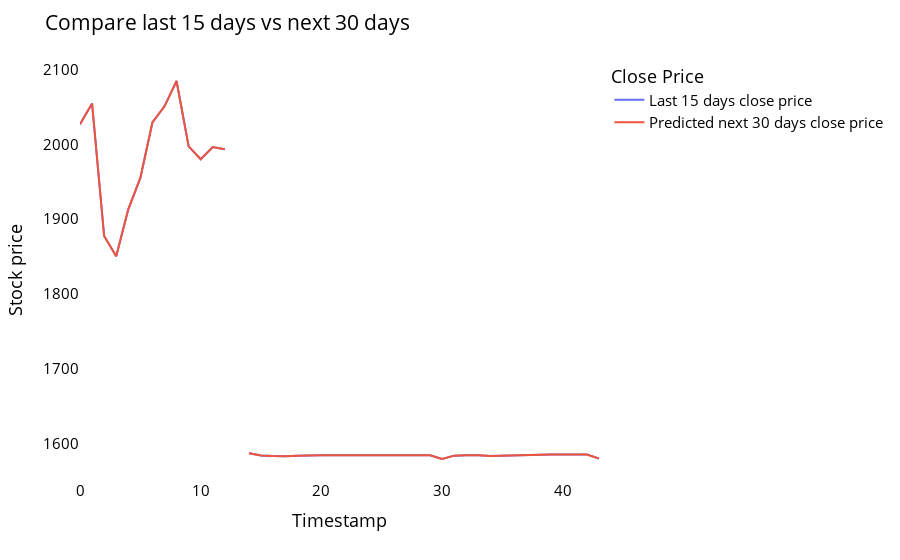

Here is the notebook cell this chart was saved with:
### Code cell
temp_mat = np.empty((len(last_days)+pred_days+1,1))
temp_mat[:] = np.nan
temp_mat = temp_mat.reshape(1,-1).tolist()[0]

last_original_days_value = temp_mat
next_predicted_days_value = temp_mat

last_original_days_value[0:time_step+1] = scaler.inverse_transform(closedf[len(closedf)-time_step:]).reshape(1,-1).tolist()[0]
next_predicted_days_value[time_step+1:] = scaler.inverse_transform(np.array(lst_output).reshape(-1,1)).reshape(1,-1).tolist()[0]

names = cycle(['Last 15 days close price','Predicted next 30 days close price'])

new_pred_plot = pd.DataFrame({
    'last_original_days_value':last_original_days_value,
    'next_predicted_days_value':next_predicted_days_value
})

fig = px.line(new_pred_plot,x=new_pred_plot.index, y=[new_pred_plot['last_original_days_value'],
                                                      new_pred_plot['next_predicted_days_value']],
              labels={'value': 'Stock price','index': 'Timestamp'})
fig.update_layout(title_text='Compare last 15 days vs next 30 days',
                  plot_bgcolor='white', font_size=15, font_color='black',legend_title_text='Close Price')
fig.for_each_trace(lambda t:  t.update(name = next(names)))

fig.update_xaxes(showgrid=False)
fig.update_yaxes(showgrid=False)
fig.show()

### Figure 1 — Plotly figure (JSON) as saved in the notebook; plotly's stock layout.template omitted (floating-point values rounded to 4 significant figures)
{"data": [{"hovertemplate": "variable=last_original_days_value<br>Timestamp=%{x}<br>Stock price=%{y}<extra></extra>", "legendgroup": "last_original_days_value", "line": {"color": "#636efa", "dash": "solid"}, "marker": {"symbol": "circle"}, "mode": "lines", "name": "Last 15 days close price", "orientation": "v", "showlegend": true, "type": "scatter", "x": [0, 1, 2, 3, 4, 5, 6, 7, 8, 9, 10, 11, 12, 13, 14, 15, 16, 17, 18, 19, 20, 21, 22, 23, 24, 25, 26, 27, 28, 29, 30, 31, 32, 33, 34, 35, 36, 37, 38, 39, 40, 41, 42, 43], "xaxis": "x", "y": [2027.0, 2054.0, 1877.0, 1850.0, 1913.0, 1955, 2029.0, 2051.0, 2085.0, 1997.0, 1980.0, 1996.0, 1993.0, null, 1587.0, 1584.0, 1584.0, 1583.0, 1584.0, 1585.0, 1585.0, 1585.0, 1585.0, 1585.0, 1585.0, 1585.0, 1585.0, 1585.0, 1585.0, 1585.0, 1580.0, 1584.0, 1585.0, 1585.0, 1583.0, 1584.0, 1585.0, 1585.0, 1586.0, 1586.0, 1585.0, 1585.0, 1585.0, 1580.0], "yaxis": "y"}, {"hovertemplate": "variable=next_predicted_days_value<br>Timestamp=%{x}<br>Stock price=%{y}<extra></extra>", "legendgroup": "next_predicted_days_value", "line": {"color": "#EF553B", "dash": "solid"}, "marker": {"symbol": "circle"}, "mode": "lines", "name": "Predicted next 30 days close price", "orientation": "v", "showlegend": true, "type": "scatter", "x": [0, 1, 2, 3, 4, 5, 6, 7, 8, 9, 10, 11, 12, 13, 14, 15, 16, 17, 18, 19, 20, 21, 22, 23, 24, 25, 26, 27, 28, 29, 30, 31, 32, 33, 34, 35, 36, 37, 38, 39, 40, 41, 42, 43], "xaxis": "x", "y": [2027.0, 2054.0, 1877.0, 1850.0, 1913.0, 1955, 2029.0, 2051.0, 2085.0, 1997.0, 1980.0, 1996.0, 1993.0, null, 1587.0, 1584.0, 1584.0, 1583.0, 1584.0, 1585.0, 1585.0, 1585.0, 1585.0, 1585.0, 1585.0, 1585.0, 1585.0, 1585.0, 1585.0, 1585.0, 1580.0, 1584.0, 1585.0, 1585.0, 1583.0, 1584.0, 1585.0, 1585.0, 1586.0, 1586.0, 1585.0, 1585.0, 1585.0, 1580.0], "yaxis": "y"}], "layout": {"font": {"color": "black", "size": 15}, "legend": {"title": {"text": "Close Price"}, "tracegroupgap": 0}, "margin": {"t": 60}, "plot_bgcolor": "white", "title": {"text": "Compare last 15 days vs next 30 days"}, "xaxis": {"anchor": "y", "domain": [0, 1], "showgrid": false, "title": {"text": "Timestamp"}}, "yaxis": {"anchor": "x", "domain": [0, 1], "showgrid": false, "title": {"text": "Stock price"}}}}
